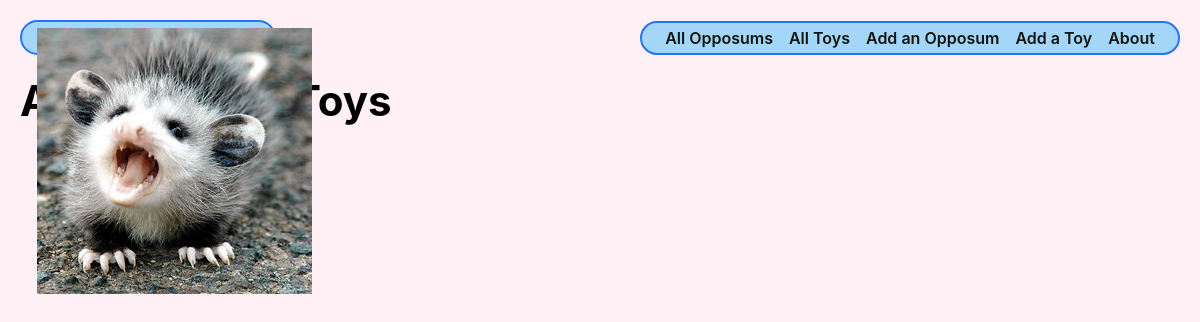
/toys/, run on an earlier commit of the app's database.
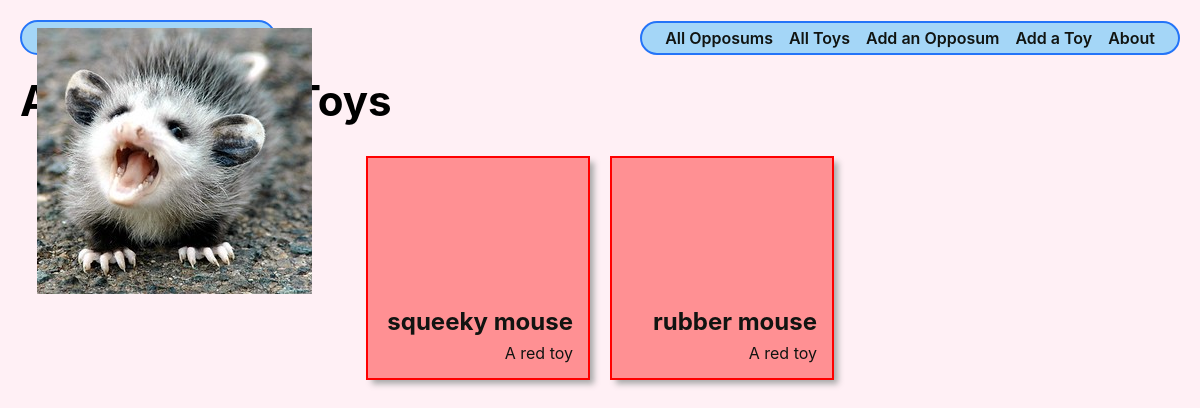
And on a later commit of the database.
### main_app/models.py (models this page shows, shortened)
class Toy(models.Model):
  name = models.CharField(max_length=50)
  color = models.CharField(max_length=20)

### main_app/views.py (the view)
# urls.py: path('toys/', views.ToyList.as_view(), name='toys_index'),
class ToyList(ListView):
  model = Toy

### main_app/templates/main_app/toy_list.html (shortened to what this page needs)
{% extends 'base.html' %}
{% load static %}
{% block head %}
<link
  rel="stylesheet"
  type="text/css"
  href="{% static 'css/toy-index.css' %}"
/>
{% endblock %}
{% block content %}
<section class="page-header">
  <h1>All Opposum Toys</h1>
</section>
<section class="card-container">
  {% for toy in toy_list %}
  <div class="card" style="border-color: {{ toy.color }}">
    <div class="card-bg" style="background-color: {{ toy.color }}"></div>
    <a href="{% url 'toys_detail' toy.id %}">
      <div class="card-content">
        <h2>{{ toy.name }}</h2>
        <p>A {{ toy.color }} toy</p>
      </div>
    </a>
  </div>
  {% endfor %}
</section>
{% endblock %}

What changed in the data, as far as the page shows it:
added Toy: name "squeeky mouse", color "red"
added Toy: name "rubber mouse", color "red"
